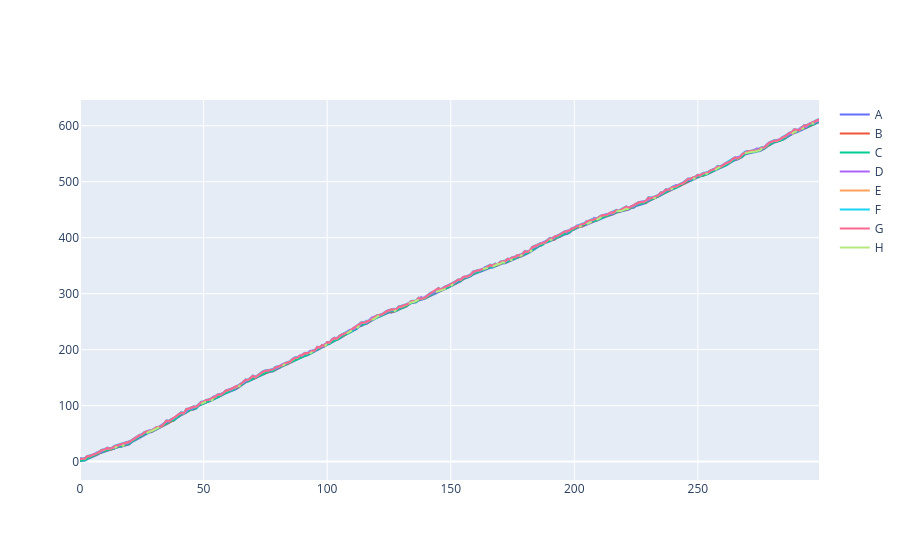

Source (notebook cell):
### Code cell
fig = go.Figure()

for i, event_set in enumerate(event_sets):
    fig.add_trace(go.Scatter(x = list(range(len(event_set))),
                             y = event_set,
                            mode = "lines",
                            name = event_labels[i]

                        )
                )

fig.show()

### Figure 1 — Plotly figure (JSON) as saved in the notebook; plotly's stock layout.template omitted (floating-point values rounded to 4 significant figures; data arrays with more than 128 entries replaced by an {"elided": "..."} marker saying what was removed)
{"data": [{"mode": "lines", "name": "A", "type": "scatter", "x": {"elided": "300 int values"}, "y": {"elided": "300 float values"}}, {"mode": "lines", "name": "B", "type": "scatter", "x": {"elided": "300 int values"}, "y": {"elided": "300 float values"}}, {"mode": "lines", "name": "C", "type": "scatter", "x": {"elided": "300 int values"}, "y": {"elided": "300 float values"}}, {"mode": "lines", "name": "D", "type": "scatter", "x": {"elided": "300 int values"}, "y": {"elided": "300 float values"}}, {"mode": "lines", "name": "E", "type": "scatter", "x": {"elided": "300 int values"}, "y": {"elided": "300 float values"}}, {"mode": "lines", "name": "F", "type": "scatter", "x": {"elided": "300 int values"}, "y": {"elided": "300 float values"}}, {"mode": "lines", "name": "G", "type": "scatter", "x": {"elided": "300 int values"}, "y": {"elided": "300 float values"}}, {"mode": "lines", "name": "H", "type": "scatter", "x": {"elided": "300 int values"}, "y": {"elided": "300 float values"}}], "layout": {}}
